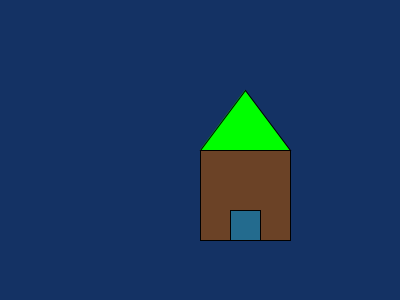
Frame 1 (no input)
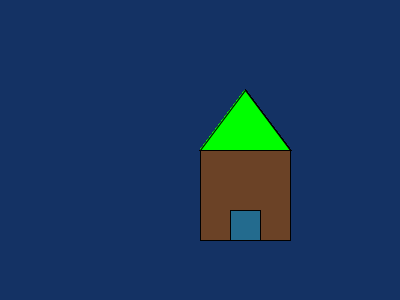
Frame 60 (the mouse pressed at the canvas centre just before this capture)
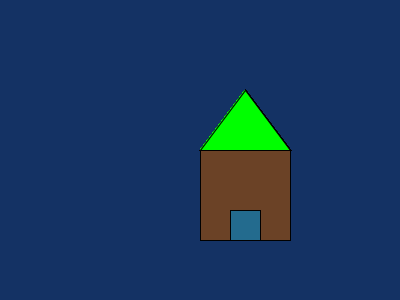
Frame 120 (the mouse held since frame 60 and released just before this capture)

The Processing sketch that drew these frames (run headless with seeded random() and noise(); from frame 60 on, the mouse is pressed at the canvas centre):

// Processing sketch: processing_139102
// ── processing_139102.pde

void setup(){
size(400,300);
background(20,50,100);
}

void draw(){
fill(107,66,38);
rect(200,150,90,90);
fill(0,255,0);
triangle(200,150,245,90,290,150);
fill(35,107,142);
quad(230,240,230,210,260,210,260,240);
}
